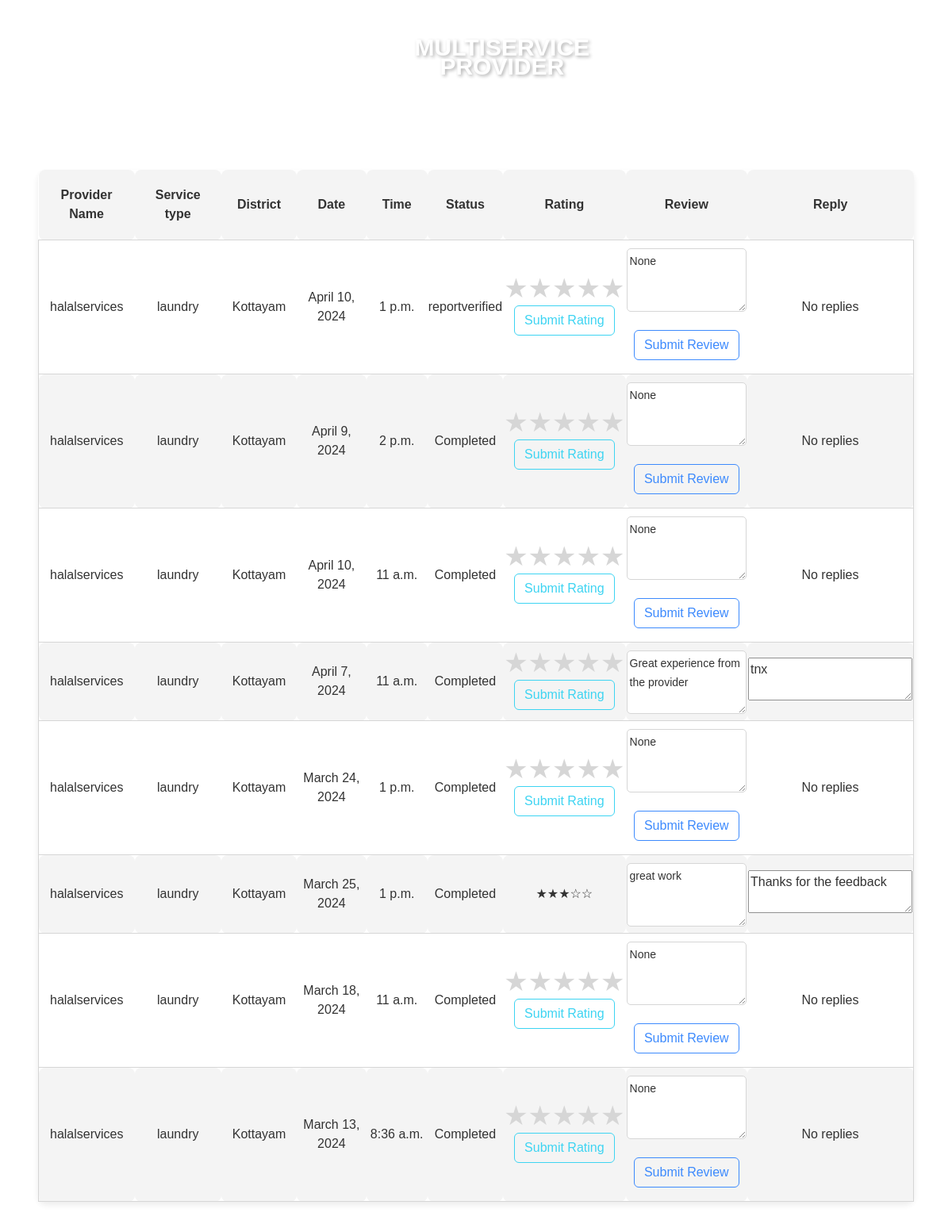
The app's page /client_bookings/45/ (signed in), older data.
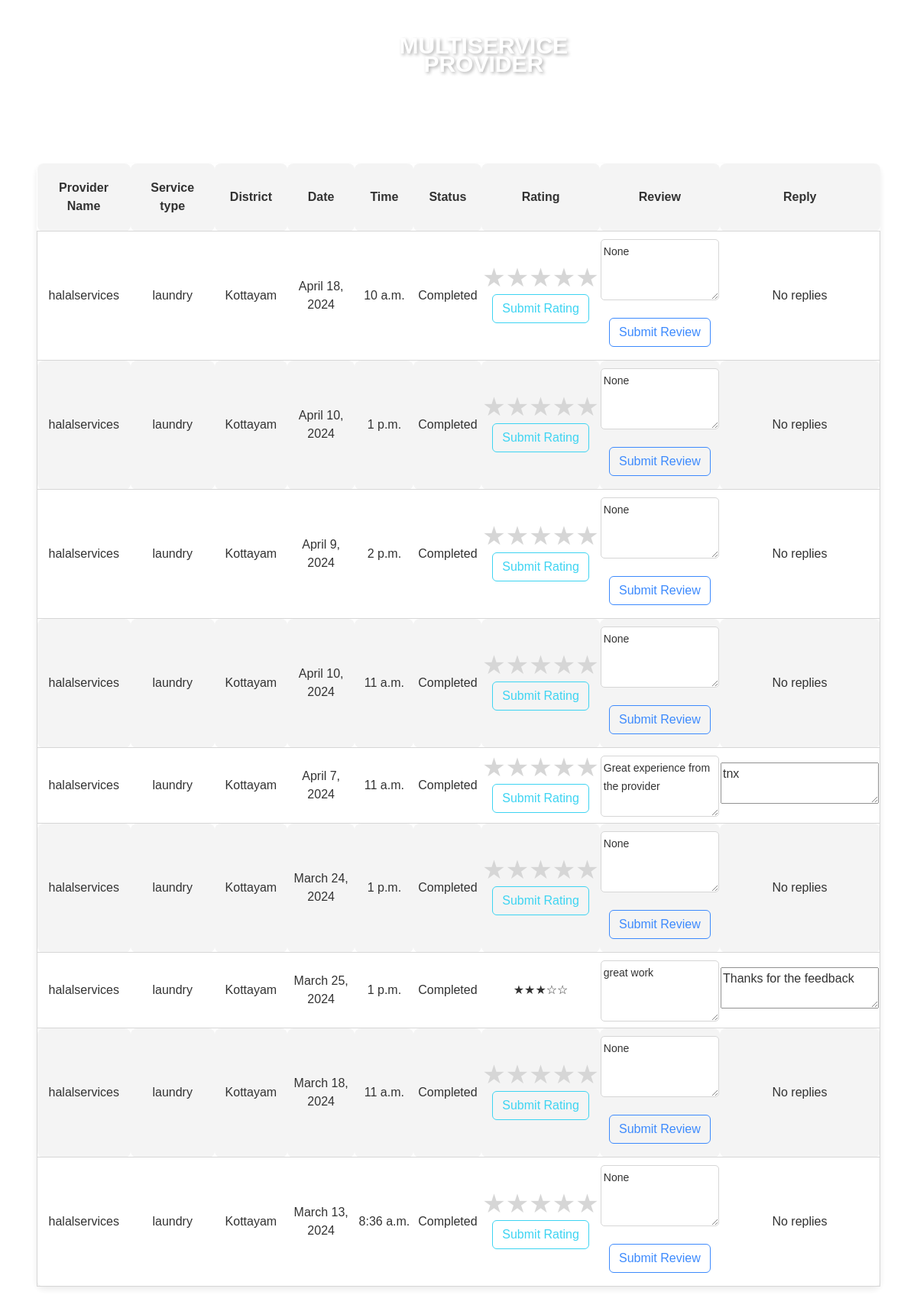
The same page, newer data.
### app1/models.py (models this page shows)
class Branch(models.Model):
    branchid = models.AutoField(primary_key=True)
    providerid = models.ForeignKey(ServiceProvider, on_delete=models.CASCADE)
    providername = models.CharField(max_length=100)
    service_type = models.ForeignKey(ServiceTypes, on_delete=models.CASCADE)
    district = models.CharField(max_length=100)
    pincode = models.IntegerField()
    status = models.CharField(max_length=10, default='inactive')

class ServiceTypes(models.Model):
    service_id = models.AutoField(primary_key=True)
    service_type = models.CharField(max_length=100, unique=True)
    description = models.TextField(blank=True, null=True)
    number_of_providers = models.IntegerField(default=0)

class Service(models.Model):
    ASSIGNED = 'assigned'
    UNDERPROGRESS = 'underprogress'
    COMPLETED = 'completed'
    CANCELED = 'canceled'
    REPORTGIVEN = 'reportgiven'
    REPORTVERIFIED = 'reportverified'
    REQUESTED = 'requested'
    IN_PROGRESS = 'in_progress'
    COMPLETED = 'completed'
    CANCELED = 'canceled'
    STATUS_CHOICES = [
        (ASSIGNED, 'Assigned'),
        (UNDERPROGRESS, 'Underprogress'),
        (COMPLETED, 'Completed'),
        (CANCELED, 'Canceled'),
        (REPORTGIVEN, 'Report Given'),
        (REPORTVERIFIED, 'Report Verified'),
    ]
    PAYMENT_STATUS_CHOICES = [
        (REQUESTED, 'Requested'),
        (IN_PROGRESS, 'In Progress'),
        (COMPLETED, 'Completed'),
    ]
    serviceid = models.AutoField(primary_key=True)  # New field as primary key and autoincrement
    bookingid = models.ForeignKey('ClientBooking', on_delete=models.CASCADE)  # Foreign key to ClientBooking model
    clientid = models.ForeignKey('Client', on_delete=models.CASCADE)
    district = models.TextField(max_length=100)
    branchid = models.ForeignKey('Branch', on_delete=models.CASCADE)
    workerid = models.ManyToManyField('Worker')
    date = models.DateField()
    time = models.TimeField()
    status = models.CharField(max_length=15, choices=STATUS_CHOICES, default=ASSIGNED)
    rating = models.IntegerField(blank=True, null=True)  # Field to store the rating
    review = models.TextField(blank=True, null=True)
    reply= models.TextField(blank=True, null=True)
    paymentstatus = models.CharField(max_length=15, choices=PAYMENT_STATUS_CHOICES, default=REQUESTED)

### app1/views.py (the view)
# urls.py: path('client_bookings/<int:client_id>/', views.client_bookings, name='client_bookings'),
@login_required
def client_bookings(request, client_id):
    client_bookings = Service.objects.filter(clientid_id=client_id)
    client_name = Client.objects.get(user_id=client_id).first_name
    provider_info = []
    for booking in client_bookings:
        branch_id = booking.branchid_id
        branch = Branch.objects.get(pk=branch_id)
        provider_name = branch.providername
        service_type = branch.service_type.service_type
    context = {
        'client_bookings': client_bookings,
        'client_name': client_name,
        'provider_name': provider_name,
        'service_type': service_type,
        'worker_report': worker_report,
    }
    return render(request, 'client_bookings.html', context)

### app1/templates/client_bookings.html (shortened to what the changed rows need)
{% load static %}
<!doctype html>
<html class="no-js" lang="en">
<head>
        <link rel="stylesheet" href="{% static 'userassets/css/bootstrap.min.css' %}">
        <link rel="stylesheet" href="{% static 'userassets/css/font-awesome.min.css' %}">
        <link rel="stylesheet" href="{% static 'userassets/css/ie7.css' %}">
        <link rel="stylesheet" href="{% static 'userassets/css/plugins.css' %}">
        <link rel="stylesheet" href="{% static 'userassets/css/style.css' %}">
    </head>
    <link rel="stylesheet" href="https://cdnjs.cloudflare.com/ajax/libs/font-awesome/6.0.0/css/all.min.css" />
    <body>
                            <br> <br> <br> <br> <br> <br>
                            <div class="booking-box mx-5">
                                <h1 class="text-white fw-bolder">My Bookings</h1>
                                <table class="bookings-table">
                                    <thead>
                                        <tr>
                                            <th>Provider Name</th>
                                            <th>Service type</th>
                                            <th>District</th>
                                            <th>Date</th>
                                            <th>Time</th>
                                            <th>Status</th>
                                            <th>Rating</th>
                                            <th>Review</th>
                                            <th>Reply</th>
                                        </tr>
                                    </thead>
                                    <tbody>
                                      {% for booking in client_bookings reversed %}
                                      {% if booking.paymentstatus == 'completed' %}
                                      <tr class="booking-item">
                                          <td>{{ provider_name }}</td>
                                          <td>{{ service_type }}</td>
                                          <td>{{ booking.district }}</td>
                                          <td>{{ booking.date }}</td>
                                          <td>{{ booking.time }}</td>
                                          <td>{{ booking.status }}</td>
                                          <td>
                                            {% if booking.rating %}
                                                {% if booking.rating == 1 %}
                                                    &#9733;&#9734;&#9734;&#9734;&#9734;
                                                {% elif booking.rating == 2 %}
                                                    &#9733;&#9733;&#9734;&#9734;&#9734;
                                                {% elif booking.rating == 3 %}
                                                    &#9733;&#9733;&#9733;&#9734;&#9734;
                                                {% elif booking.rating == 4 %}
                                                    &#9733;&#9733;&#9733;&#9733;&#9734;
                                                {% else %}
                                                    &#9733;&#9733;&#9733;&#9733;&#9733;
                                                {% endif %}
                                            {% else %}
                                                <form method="post" action="{% url 'update_rating' %}">
                                                  <div class="rating">
                                                      <label for="star5_{{ booking.serviceid }}">&#9733;</label>
                                                      <label for="star4_{{ booking.serviceid }}">&#9733;</label>
                                                      <label for="star3_{{ booking.serviceid }}">&#9733;</label>
                                                      <label for="star2_{{ booking.serviceid }}">&#9733;</label>
                                                      <label for="star1_{{ booking.serviceid }}">&#9733;</label>
                                                  </div>
                                                  <center>
                                                      <button class="submit-button btn btn-outline-info" type="submit">Submit Rating</button>
                                                  </center>
                                              </form>
                                            {% endif %}
                                        </td>
                                        <td>
                                          <form method="post" action="{% url 'update_review' %}">
                                            <textarea name="review" rows="3" cols="30" placeholder="Write a review">{{ booking.review }}</textarea>
                                            {% if not booking.review %}
                                                <center><button class="submit-button btn btn-outline-primary my-3" type="submit">Submit Review</button></center>
                                            {% endif %}
                                        </form>
                                        </td>
                                        <td>
                                          {% if booking.reply %}
                                          <textarea readonly>{{ booking.reply|default:"No replies" }}</textarea>
                                          {% else %}
                                            No replies
                                          {% endif %}
                                        </td>
                                      </tr>
                                       {% endif %}
                                  {% empty %}
                                      <tr>
                                          <td colspan="7" class="no-bookings">No bookings available</td>
                                      </tr>
                                  {% endfor %}
                                    </tbody>
                                </table>
                            </div>
    </body>
</html>

Row changes from the older to the newer data that the page shows:
added Service: {{ provider_name }} "halalservices", {{ service_type }} "laundry", district "Kottayam", date "April 18, 2024", time "10 a.m.", status "Completed", review "None", shows "Submit Review", shows "No replies"
changed Service (number 2 of 9 on the later page): status "reportverified" → "Completed"
